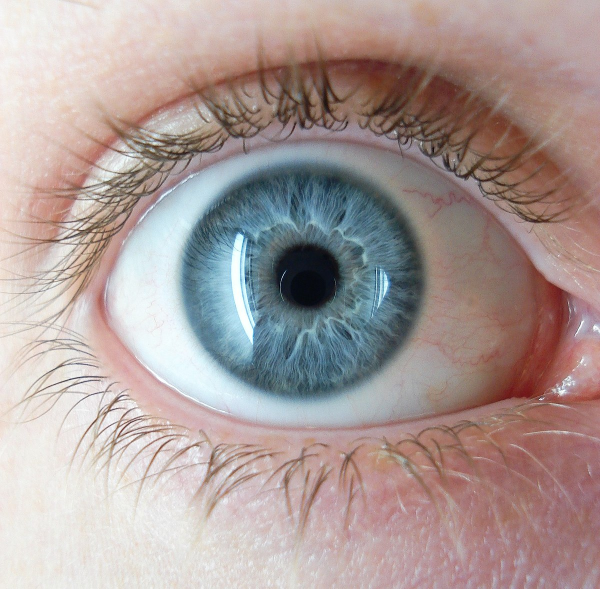
#> input picture images/A_blue_eye.jpg, 1200 x 1177 px (shown at 1/2 size)
$ python border_detection2.py
#> lines starting #> are read from the running program, lines starting #| are printed output that depends on the picture; after the words box and inside, x2 and y2 are one past the last pixel; in counts of white or black regions, pixels touching at a corner belong together
import cv2
import numpy as np

#faz a binarização invertida
def bin_inv(img, limiar):
    img_bin = img.copy()
    width, height = img.shape
    for i in range(width):
        for j in range(height):
            if img_gray[i][j] > limiar:
                img_bin[i][j] = 0
            else:
                img_bin[i][j] = 255
    return img_bin

#leitura da imagem
img = cv2.imread('./images/A_blue_eye.jpg')
#> img is the input picture: shape (1177, 1200, 3); mean B, G, R 152.6, 155.3, 170.5

#mudando os dimensões
img = cv2.resize(img,(0,0), fx=0.3,fy=0.3)
#> img: shape (353, 360, 3)
img_gray = cv2.cvtColor(img, cv2.COLOR_BGR2GRAY) #imagem em escala de cinza
img_gray = cv2.GaussianBlur(img_gray, (19, 19),0)#removendo ruídos
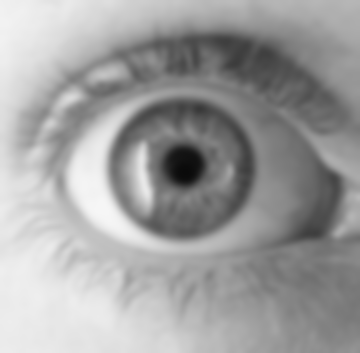
#> img_gray: shape (353, 360); min 10, max 246, mean 159.4

#encontrar pupila
limiar_pupila = 50
img_bin_pupila = bin_inv(img_gray, limiar_pupila)
#> after the loop in bin_inv, `for i in range(width):`:
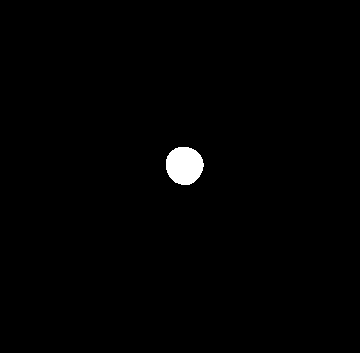
#> img_bin: shape (353, 360); 0.89% white; 1 white region, box (x1, y1, x2, y2) and area: (166, 147, 204, 185) 1136
img_canny_pupila = cv2.Canny(img_bin_pupila, 0,255)
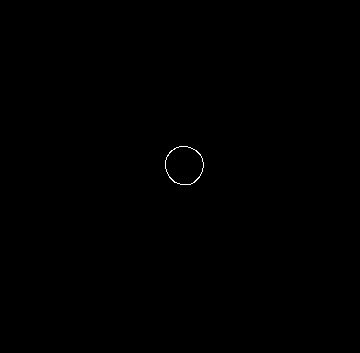
#> img_canny_pupila: shape (353, 360); 0.1% white in thin lines or dots, all inside (x1, y1, x2, y2) = (165, 146, 204, 185)
contours_pupila, heirarchies_pupila = cv2.findContours(img_canny_pupila, cv2.RETR_LIST, cv2.CHAIN_APPROX_SIMPLE)
#> contours_pupila = 2 contours; box (x1, y1, x2, y2) and area: (165, 146, 204, 185) 1146, (165, 146, 204, 185) 1126
contours_pupila = max(contours_pupila, key=cv2.contourArea)
#> contours_pupila = contour of 58 points, box (x1, y1, x2, y2) (165, 146, 204, 185), area 1146
cv2.drawContours(img, contours_pupila, -1, (255, 0, 0), 3)
#> img: shape (353, 360, 3); mean B, G, R 153.1, 155, 170.3

#encontrar iris
limiar_iris = 130
img_bin_iris = bin_inv(img_gray, limiar_iris)
#> call 2 of bin_inv, with limiar = 130
#> after the loop in bin_inv (call 2), `for i in range(width):`:
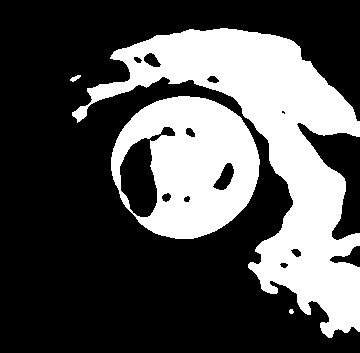
#> img_bin: shape (353, 360); 32.6% white; 4 white regions, box (x1, y1, x2, y2) and area: (72, 28, 360, 338) 27635, (111, 96, 260, 239) 13776, (70, 75, 81, 82) 41, (289, 309, 294, 314) 20
img_canny_iris = cv2.Canny(img_bin_iris, 0,255)
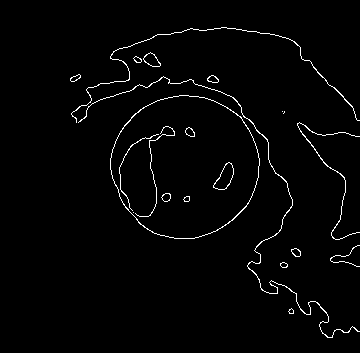
#> img_canny_iris: shape (353, 360); 2% white in thin lines or dots, all inside (x1, y1, x2, y2) = (70, 27, 360, 338)
contours_iris, heirarchies_iris = cv2.findContours(img_canny_iris, cv2.RETR_LIST, cv2.CHAIN_APPROX_SIMPLE)
#> contours_iris = 33 contours, 8 with area under 20; largest, box (x1, y1, x2, y2) and area: (110, 95, 260, 239) 16495, (110, 95, 260, 239) 16436, (213, 162, 234, 190) 304, (213, 162, 234, 190) 294, (143, 52, 161, 67) 147
contours_iris = max(contours_iris, key=cv2.contourArea)
#> contours_iris = contour of 224 points, box (x1, y1, x2, y2) (110, 95, 260, 239), area 16495
cv2.drawContours(img, contours_iris, -1, (0, 255, 0), 3)
#> img: shape (353, 360, 3); mean B, G, R 151.5, 156.5, 168.9

#exibindo imagens
result1=np.hstack((img_bin_pupila,img_bin_iris))
#> result1: shape (353, 720); 16.8% white; 5 white regions, box (x1, y1, x2, y2) and area: (432, 28, 720, 338) 27635, (471, 96, 620, 239) 13776, (166, 147, 204, 185) 1136, (430, 75, 441, 82) 41, (649, 309, 654, 314) 20
result2=np.hstack((img_canny_pupila,img_canny_iris))
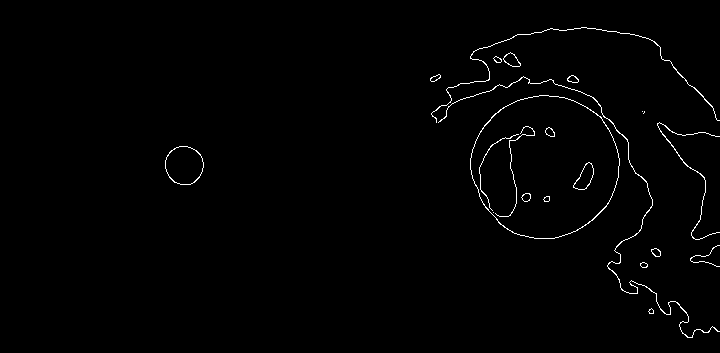
#> result2: shape (353, 720); 1% white in thin lines or dots, all inside (x1, y1, x2, y2) = (165, 27, 720, 338)
result = np.vstack((result1,result2))
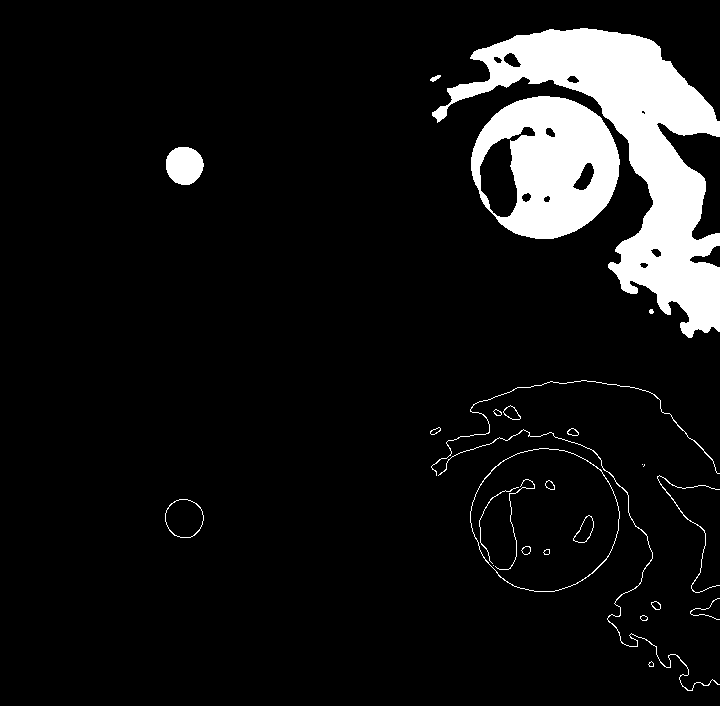
#> result: shape (706, 720); 8.9% white; 27 white regions (6 under 20 px), largest, box (x1, y1, x2, y2) and area: (432, 28, 720, 338) 27635, (471, 96, 620, 239) 13776, (166, 147, 204, 185) 1136
cv2.imshow('Pupila x Iris - binarizadas - Pupila x Iris - contornos', result)
cv2.imshow('Segmentado', img)

cv2.waitKey(0)
